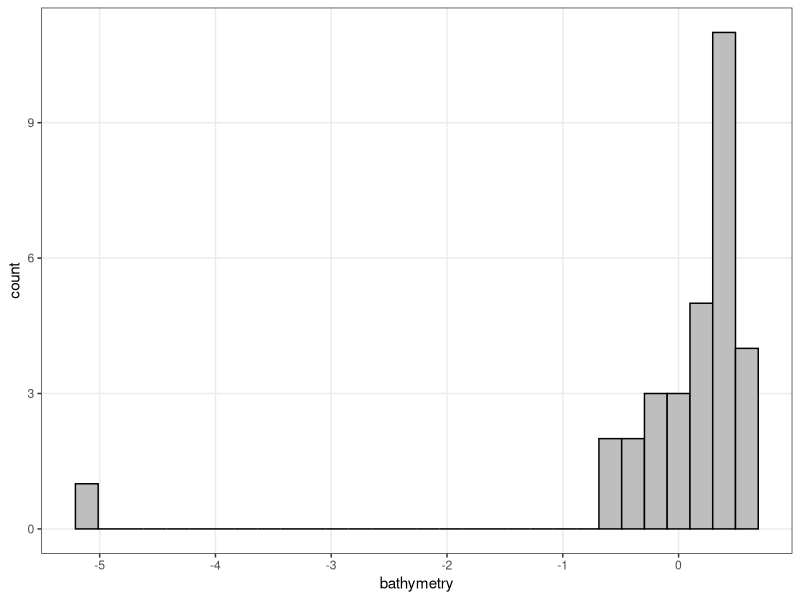
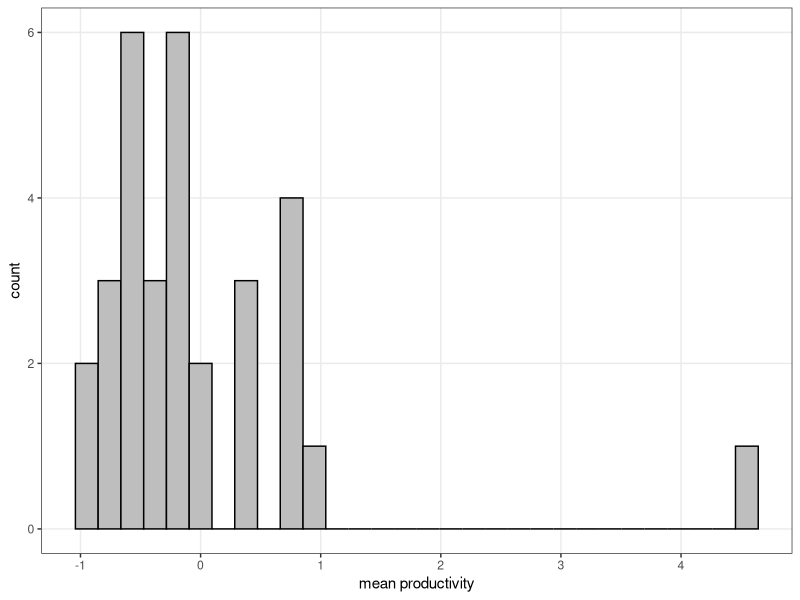
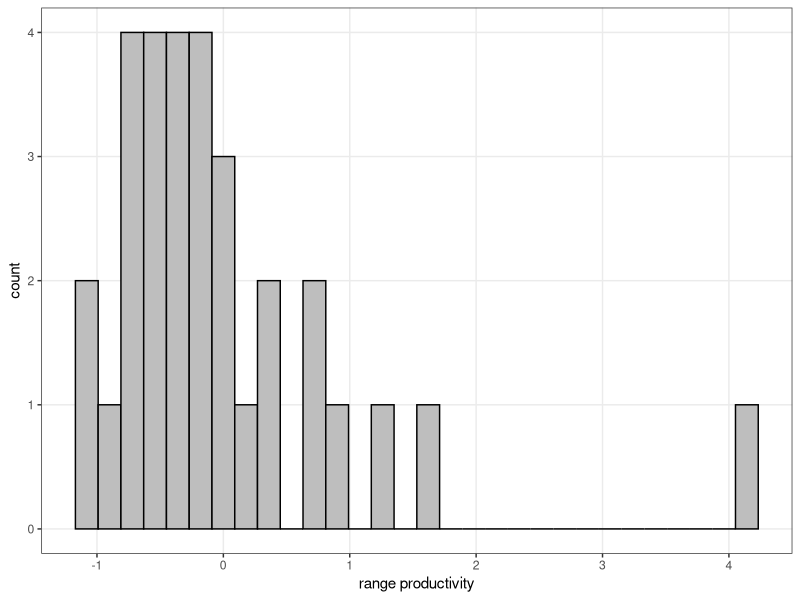
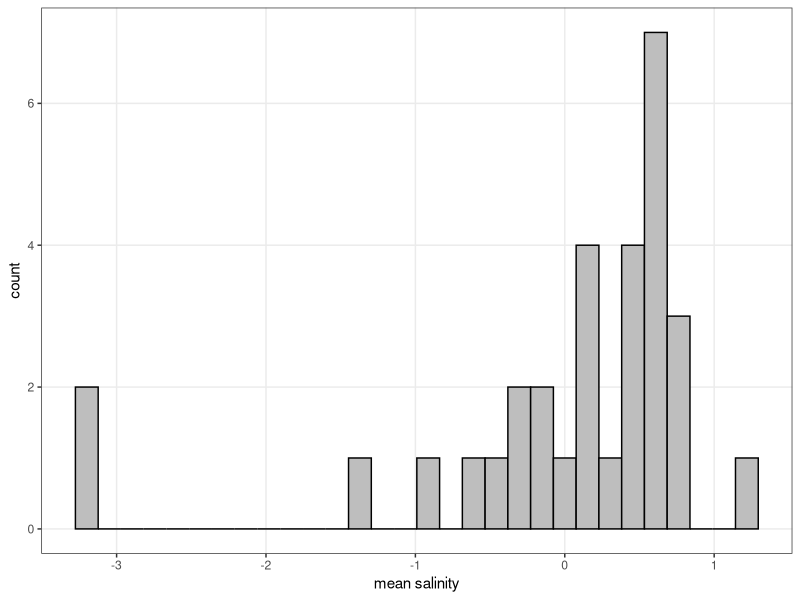
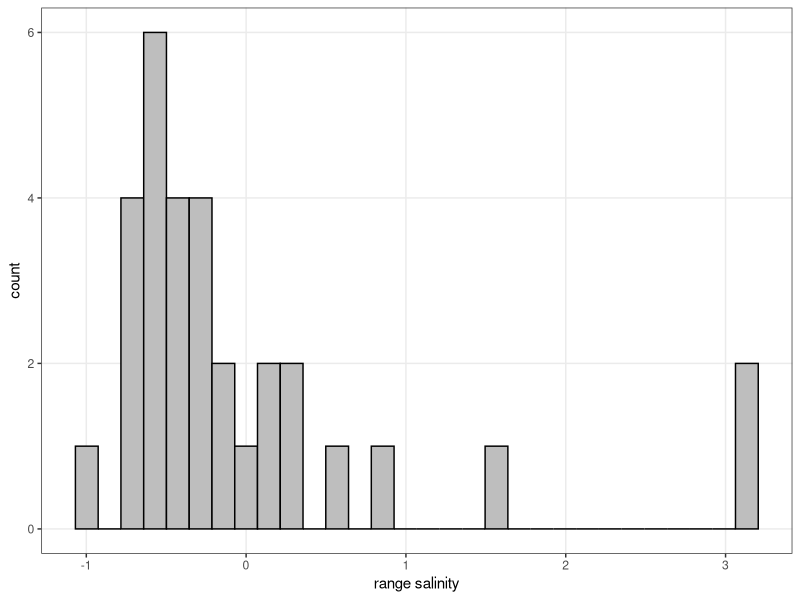
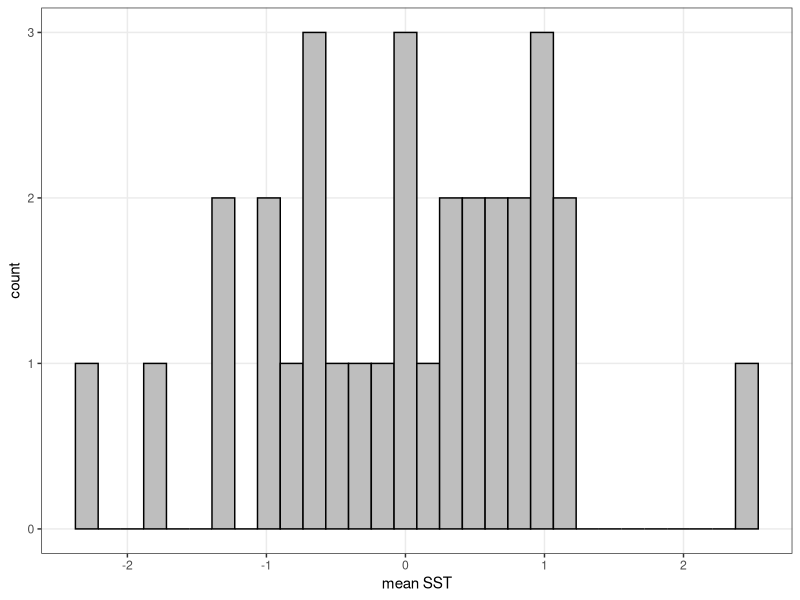
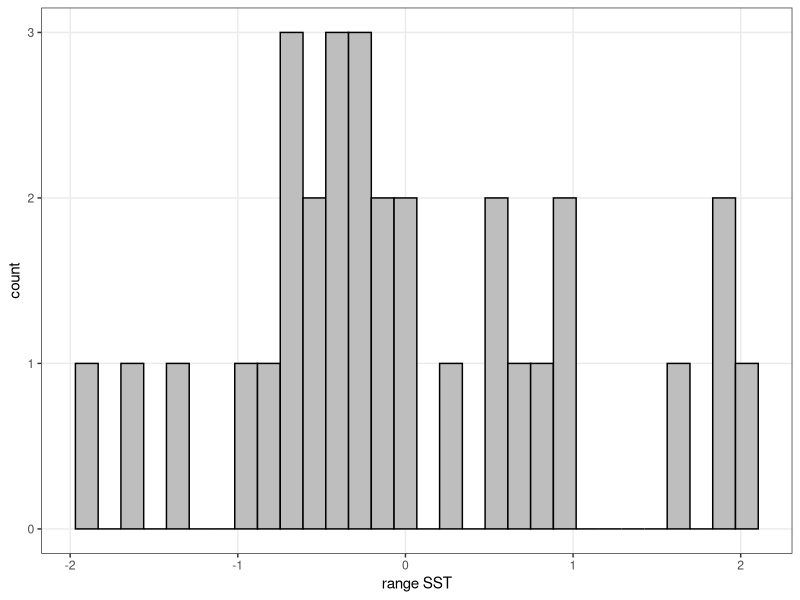

Recreate these plots in R, in order.
library(vegan)
library(gridExtra)
library(tidyverse)

# read environmental data
env <- read.csv("Output/EnvMatrix.csv", row.names=1, header=T)
# only Atlantic sites
env.atl <- env[!(row.names(env) %in% c("Laz","Tar","Sar","Ale","The","Tor","Sky")),]

# standardise variables
env.atl.norm <- as.data.frame(scale(env.atl, scale=T, center=T))

# function to calculate VIF from variable matrix
VIF_analysis <- function(x){
	# lm() requires df
	x <- as.data.frame(x)

	varname <- vector()
	Rsquared <- vector()
	VIF <- vector()

	for(i in 1:ncol(x)){
		# get variable name
		varname <- c(varname, colnames(x)[i])
		# make model that regresses variable i to all other variables
		mod <- lm(data=x[,-i], x[,i]~.)

		# calculate R2 of the model
		R2 <- summary(mod)$r.squared
		Rsquared <- c(Rsquared,R2)

		# calculate VIF
		VIF <- c(VIF,1/(1-R2))
	}
	output <- data.frame(variable=varname, Rsquared=Rsquared, VIF=VIF)
}

VIF <- VIF_analysis(env.atl.norm)
print(VIF)

# plot variable distributions
p_SST_m <- ggplot(env.atl.norm,aes(x=SST_mean)) + geom_histogram(col='black',fill='grey') + theme_bw() +
	theme(panel.grid.minor = element_blank()) + xlab("mean SST") 
p_SST_r <- ggplot(env.atl.norm,aes(x=SST_range)) + geom_histogram(col='black',fill='grey') + theme_bw() +
	theme(panel.grid.minor = element_blank()) + xlab("range SST") 

p_SAL_m <- ggplot(env.atl.norm,aes(x=SAL_mean)) + geom_histogram(col='black',fill='grey') + theme_bw() +
	theme(panel.grid.minor = element_blank()) + xlab("mean salinity") 
p_SAL_r <- ggplot(env.atl.norm,aes(x=SAL_range)) + geom_histogram(col='black',fill='grey') + theme_bw() +
	theme(panel.grid.minor = element_blank()) + xlab("range salinity") 

p_VEL_m <- ggplot(env.atl.norm,aes(x=VEL_mean)) + geom_histogram(col='black',fill='grey') + theme_bw() +
	theme(panel.grid.minor = element_blank()) + xlab("mean current velocity") 

p_PP_m <- ggplot(env.atl.norm,aes(x=PP_mean)) + geom_histogram(col='black',fill='grey') + theme_bw() +
	theme(panel.grid.minor = element_blank()) + xlab("mean productivity") 
p_PP_r <- ggplot(env.atl.norm,aes(x=PP_range)) + geom_histogram(col='black',fill='grey') + theme_bw() +
	theme(panel.grid.minor = element_blank()) + xlab("range productivity") 

p_BAT <- ggplot(env.atl.norm,aes(x=bathy)) + geom_histogram(col='black',fill='grey') + theme_bw() +
	theme(panel.grid.minor = element_blank()) + xlab("bathymetry") 

g <- arrangeGrob(p_SST_m, p_SST_r, p_SAL_m, p_SAL_r, p_VEL_m, p_PP_m, p_PP_r, p_BAT,nrow=4,ncol=2)

g %>% ggsave("normality.png",.,device='png',width=20,height=40,units='cm')



